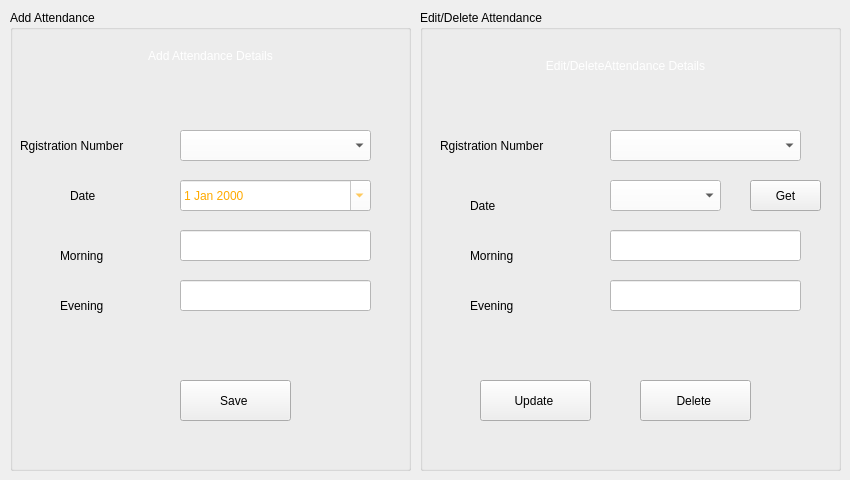
    <widget class="QWidget" name="tab_6">
     <attribute name="title">
      <string>Attendance</string>
     </attribute>
     <widget class="QGroupBox" name="groupBox_2">
      <property name="geometry">
       <rect>
        <x>10</x>
        <y>10</y>
        <width>401</width>
        <height>461</height>
       </rect>
      </property>
      <property name="title">
       <string>Add Attendance</string>
      </property>
      <widget class="QLabel" name="label_57">
       <property name="geometry">
        <rect>
         <x>60</x>
         <y>30</y>
         <width>281</width>
         <height>31</height>
        </rect>
       </property>
       <property name="styleSheet">
        <string notr="true">
font: 900 16pt &quot;Poppins Black&quot;;
color: rgb(255, 255, 255);</string>
       </property>
       <property name="text">
        <string>Add Attendance Details</string>
       </property>
       <property name="alignment">
        <set>Qt::AlignCenter</set>
       </property>
      </widget>
      <widget class="QLabel" name="label_60">
       <property name="geometry">
        <rect>
         <x>50</x>
         <y>230</y>
         <width>71</width>
         <height>31</height>
        </rect>
       </property>
       <property name="styleSheet">
        <string notr="true">font: 700 12pt &quot;Segoe UI&quot;;</string>
       </property>
       <property name="text">
        <string>Morning</string>
       </property>
      </widget>
      <widget class="QLabel" name="label_59">
       <property name="geometry">
        <rect>
         <x>60</x>
         <y>170</y>
         <width>41</width>
         <height>31</height>
        </rect>
       </property>
       <property name="styleSheet">
        <string notr="true">font: 700 12pt &quot;Segoe UI&quot;;</string>
       </property>
       <property name="text">
        <string>Date</string>
       </property>
      </widget>
      <widget class="QLineEdit" name="lineEdit_29">
       <property name="geometry">
        <rect>
         <x>170</x>
         <y>220</y>
         <width>191</width>
         <height>31</height>
        </rect>
       </property>
       <property name="styleSheet">
        <string notr="true">background-color: rgb(255, 255, 255);</string>
       </property>
      </widget>
      <widget class="QDateEdit" name="dateEdit_3">
       <property name="geometry">
        <rect>
         <x>170</x>
         <y>170</y>
         <width>191</width>
         <height>31</height>
        </rect>
       </property>
       <property name="styleSheet">
        <string notr="true">background-color: rgb(255, 255, 255);
color: rgb(255, 170, 0);</string>
       </property>
       <property name="inputMethodHints">
        <set>Qt::ImhDate</set>
       </property>
       <property name="calendarPopup">
        <bool>true</bool>
       </property>
      </widget>
      <widget class="QLineEdit" name="lineEdit_30">
       <property name="geometry">
        <rect>
         <x>170</x>
         <y>270</y>
         <width>191</width>
         <height>31</height>
        </rect>
       </property>
       <property name="styleSheet">
        <string notr="true">background-color: rgb(255, 255, 255);</string>
       </property>
       <property name="text">
        <string/>
       </property>
      </widget>
      <widget class="QLabel" name="label_61">
       <property name="geometry">
        <rect>
         <x>50</x>
         <y>280</y>
         <width>71</width>
         <height>31</height>
        </rect>
       </property>
       <property name="styleSheet">
        <string notr="true">font: 700 12pt &quot;Segoe UI&quot;;</string>
       </property>
       <property name="text">
        <string>Evening</string>
       </property>
      </widget>
      <widget class="QPushButton" name="pushButton_8">
       <property name="geometry">
        <rect>
         <x>170</x>
         <y>370</y>
         <width>111</width>
         <height>41</height>
        </rect>
       </property>
       <property name="cursor">
        <cursorShape>PointingHandCursor</cursorShape>
       </property>
       <property name="styleSheet">
        <string notr="true">QPushButton {
background-color: rgb(61, 61, 61);
border-radius: 15px;
color: rgb(255, 255, 255);
font: 77 10pt &quot;Arial Black&quot;;
}

QPushButton:hover {
background-color: rgb(0, 206, 151);
border-radius: 15px;
colour: rgb(0, 0, 0);
font: 77 10 pt &quot;Arial Black&quot;;
}
color: rgb(255, 255, 255);
font: 600 14pt &quot;Poppins SemiBold&quot;;
background-color: rgb(170, 85, 0);</string>
       </property>
       <property name="text">
        <string>Save </string>
       </property>
      </widget>
      <widget class="QComboBox" name="comboBox_16">
       <property name="geometry">
        <rect>
         <x>170</x>
         <y>120</y>
         <width>191</width>
         <height>31</height>
        </rect>
       </property>
       <property name="styleSheet">
        <string notr="true">background-color: rgb(255, 255, 255);</string>
       </property>
      </widget>
      <widget class="QLabel" name="label_47">
       <property name="geometry">
        <rect>
         <x>10</x>
         <y>120</y>
         <width>151</width>
         <height>31</height>
        </rect>
       </property>
       <property name="styleSheet">
        <string notr="true">font: 700 12pt &quot;Segoe UI&quot;;</string>
       </property>
       <property name="text">
        <string>Rgistration Number</string>
       </property>
      </widget>
     </widget>
     <widget class="QGroupBox" name="groupBox_3">
      <property name="geometry">
       <rect>
        <x>420</x>
        <y>10</y>
        <width>421</width>
        <height>461</height>
       </rect>
      </property>
      <property name="title">
       <string>Edit/Delete Attendance</string>
      </property>
      <widget class="QLabel" name="label_62">
       <property name="geometry">
        <rect>
         <x>30</x>
         <y>40</y>
         <width>351</width>
         <height>31</height>
        </rect>
       </property>
       <property name="styleSheet">
        <string notr="true">
font: 900 16pt &quot;Poppins Black&quot;;
color: rgb(255, 255, 255);</string>
       </property>
       <property name="text">
        <string>Edit/DeleteAttendance Details</string>
       </property>
       <property name="alignment">
        <set>Qt::AlignCenter</set>
       </property>
      </widget>
      <widget class="QLabel" name="label_64">
       <property name="geometry">
        <rect>
         <x>50</x>
         <y>230</y>
         <width>71</width>
         <height>31</height>
        </rect>
       </property>
       <property name="styleSheet">
        <string notr="true">font: 700 12pt &quot;Segoe UI&quot;;</string>
       </property>
       <property name="text">
        <string>Morning</string>
       </property>
      </widget>
      <widget class="QLabel" name="label_65">
       <property name="geometry">
        <rect>
         <x>50</x>
         <y>180</y>
         <width>41</width>
         <height>31</height>
        </rect>
       </property>
       <property name="styleSheet">
        <string notr="true">font: 700 12pt &quot;Segoe UI&quot;;</string>
       </property>
       <property name="text">
        <string>Date</string>
       </property>
      </widget>
      <widget class="QLineEdit" name="lineEdit_31">
       <property name="geometry">
        <rect>
         <x>190</x>
         <y>220</y>
         <width>191</width>
         <height>31</height>
        </rect>
       </property>
       <property name="styleSheet">
        <string notr="true">background-color: rgb(255, 255, 255);</string>
       </property>
      </widget>
      <widget class="QLineEdit" name="lineEdit_32">
       <property name="geometry">
        <rect>
         <x>190</x>
         <y>270</y>
         <width>191</width>
         <height>31</height>
        </rect>
       </property>
       <property name="styleSheet">
        <string notr="true">background-color: rgb(255, 255, 255);</string>
       </property>
       <property name="text">
        <string/>
       </property>
      </widget>
      <widget class="QLabel" name="label_66">
       <property name="geometry">
        <rect>
         <x>50</x>
         <y>280</y>
         <width>71</width>
         <height>31</height>
        </rect>
       </property>
       <property name="styleSheet">
        <string notr="true">font: 700 12pt &quot;Segoe UI&quot;;</string>
       </property>
       <property name="text">
        <string>Evening</string>
       </property>
      </widget>
      <widget class="QPushButton" name="pushButton_9">
       <property name="geometry">
        <rect>
         <x>60</x>
         <y>370</y>
         <width>111</width>
         <height>41</height>
        </rect>
       </property>
       <property name="cursor">
        <cursorShape>PointingHandCursor</cursorShape>
       </property>
       <property name="styleSheet">
        <string notr="true">QPushButton {
background-color: rgb(61, 61, 61);
border-radius: 15px;
color: rgb(255, 255, 255);
	color: rgb(255, 255, 0);
font: 77 10pt &quot;Arial Black&quot;;
}

QPushButton:hover {
background-color: rgb(0, 206, 151);
border-radius: 15px;
colour: rgb(0, 0, 0);
font: 77 10 pt &quot;Arial Black&quot;;
}
color: rgb(255, 255, 255);
font: 600 14pt &quot;Poppins SemiBold&quot;;
background-color: rgb(170, 85, 0);</string>
       </property>
       <property name="text">
        <string>Update </string>
       </property>
      </widget>
      <widget class="QPushButton" name="pushButton_10">
       <property name="geometry">
        <rect>
         <x>220</x>
         <y>370</y>
         <width>111</width>
         <height>41</height>
        </rect>
       </property>
       <property name="cursor">
        <cursorShape>PointingHandCursor</cursorShape>
       </property>
       <property name="styleSheet">
        <string notr="true">QPushButton {
background-color: rgb(61, 61, 61);
border-radius: 15px;
color: rgb(255, 255, 255);
	color: rgb(255, 0, 0);
font: 77 10pt &quot;Arial Black&quot;;
}

QPushButton:hover {
background-color: rgb(0, 206, 151);
border-radius: 15px;
colour: rgb(0, 0, 0);
font: 77 10 pt &quot;Arial Black&quot;;
}
color: rgb(255, 255, 255);
font: 600 14pt &quot;Poppins SemiBold&quot;;
background-color: rgb(170, 85, 0);</string>
       </property>
       <property name="text">
        <string>Delete </string>
       </property>
      </widget>
      <widget class="QComboBox" name="comboBox_17">
       <property name="geometry">
        <rect>
         <x>190</x>
         <y>120</y>
         <width>191</width>
         <height>31</height>
        </rect>
       </property>
       <property name="styleSheet">
        <string notr="true">background-color: rgb(255, 255, 255);</string>
       </property>
      </widget>
      <widget class="QComboBox" name="comboBox_35">
       <property name="geometry">
        <rect>
         <x>190</x>
         <y>170</y>
         <width>111</width>
         <height>31</height>
        </rect>
       </property>
       <property name="styleSheet">
        <string notr="true">background-color: rgb(255, 255, 255);</string>
       </property>
      </widget>
      <widget class="QPushButton" name="pushButton_21">
       <property name="geometry">
        <rect>
         <x>330</x>
         <y>170</y>
         <width>71</width>
         <height>31</height>
        </rect>
       </property>
       <property name="cursor">
        <cursorShape>PointingHandCursor</cursorShape>
       </property>
       <property name="styleSheet">
        <string notr="true">QPushButton {
background-color: rgb(61, 61, 61);
border-radius: 15px;
	color: rgb(0, 255, 0);
font: 77 10pt &quot;Arial Black&quot;;
}

QPushButton:hover {
background-color: rgb(0, 206, 151);
border-radius: 15px;
colour: rgb(0, 0, 0);
font: 77 10 pt &quot;Arial Black&quot;;
}
color: rgb(255, 255, 255);
font: 600 14pt &quot;Poppins SemiBold&quot;;
background-color: rgb(170, 85, 0);</string>
       </property>
       <property name="text">
        <string>Get</string>
       </property>
      </widget>
      <widget class="QLabel" name="label_48">
       <property name="geometry">
        <rect>
         <x>20</x>
         <y>120</y>
         <width>151</width>
         <height>31</height>
        </rect>
       </property>
       <property name="styleSheet">
        <string notr="true">font: 700 12pt &quot;Segoe UI&quot;;</string>
       </property>
       <property name="text">
        <string>Rgistration Number</string>
       </property>
      </widget>
     </widget>
    </widget>
